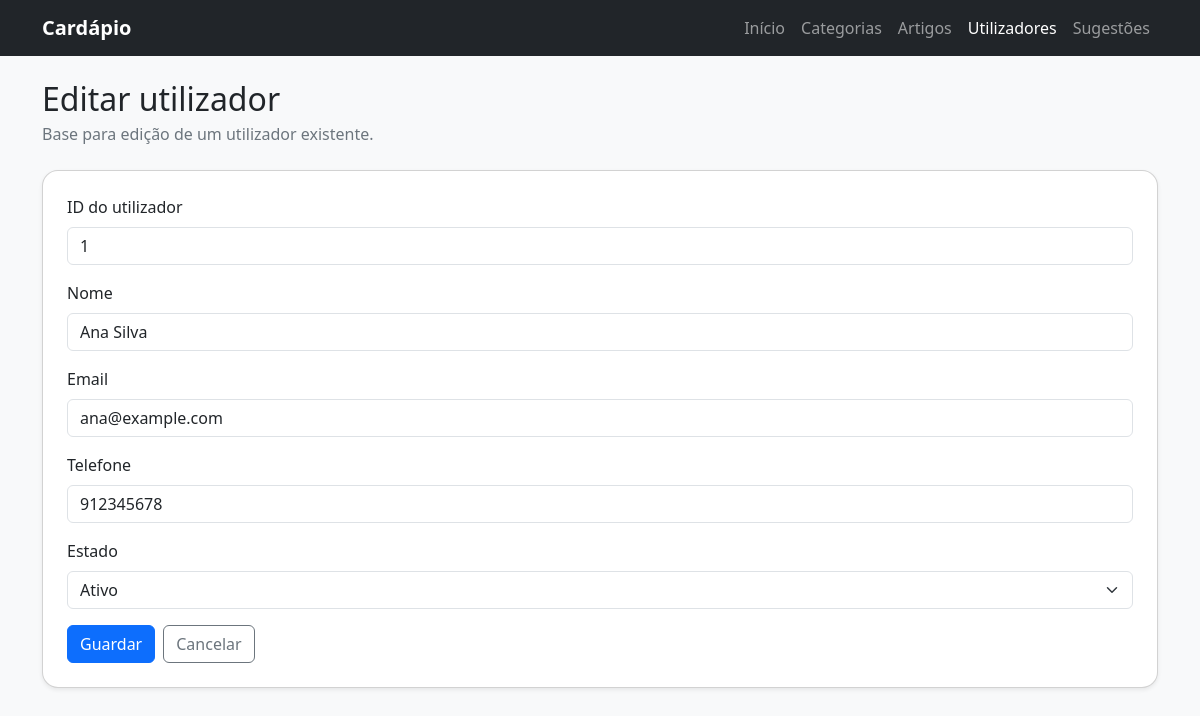
/utilizadoresEditar.php?id=1, run on the app's committed database.
### tables this page shows
CREATE TABLE tb_utilizador (
    idUtilizador INT NOT NULL AUTO_INCREMENT,
    nomeUtilizador VARCHAR(120) NOT NULL,
    emailUtilizador VARCHAR(150) NOT NULL,
    telefoneUtilizador VARCHAR(20) DEFAULT NULL,
    estadoUtilizador ENUM('Ativo','Inativo') NOT NULL DEFAULT 'Ativo',
    PRIMARY KEY (idUtilizador),
    UNIQUE KEY uk_emailUtilizador (emailUtilizador)
);

### utilizadoresEditar.php (the view, shortened to what this page needs)
<?php
require_once("connectionBD.php");
$id = $_GET['id'];
$sql = "SELECT * FROM tb_utilizador WHERE idUtilizador = $id";
$result = $ligacao->query($sql);
$user = $result->fetch_assoc();
?>
<!DOCTYPE html>
<html lang="pt-PT">
<head>
  <link href="https://cdn.jsdelivr.net/npm/bootstrap@5.3.3/dist/css/bootstrap.min.css" rel="stylesheet">
</head>
<body class="bg-light">
  <nav class="navbar navbar-expand-lg navbar-dark bg-dark">
    <div class="container">
      <a class="navbar-brand fw-bold" href="index.php">Cardápio</a>
      <div class="collapse navbar-collapse show">
        <ul class="navbar-nav ms-auto">
          <li class="nav-item"><a class="nav-link" href="index.php">Início</a></li>
          <li class="nav-item"><a class="nav-link" href="categoriasListar.php">Categorias</a></li>
          <li class="nav-item"><a class="nav-link" href="artigosListar.php">Artigos</a></li>
          <li class="nav-item"><a class="nav-link active" href="utilizadoresListar.php">Utilizadores</a></li>
          <li class="nav-item"><a class="nav-link" href="sugestoesListar.php">Sugestões</a></li>
        </ul>
      </div>
    </div>
  </nav>
  <main class="container py-4">
<section class="mb-4">
  <h1 class="h2 mb-1">Editar utilizador</h1>
  <p class="text-secondary mb-0">Base para edição de um utilizador existente.</p>
</section>
<section class="card shadow-sm rounded-4">
  <div class="card-body p-4">
    <form action="utilizadoresAtualizar.php" method="post">
      <div class="mb-3">
        <label class="form-label">ID do utilizador</label>
        <input type="number" name="idUtilizador" class="form-control" value="<?= $user['idUtilizador'] ?>" readonly>
      </div>
      <div class="mb-3">
        <label class="form-label">Nome</label>
        <input type="text" name="nomeUtilizador" class="form-control" value="<?= $user['nomeUtilizador'] ?>">
      </div>
      <div class="mb-3">
        <label class="form-label">Email</label>
        <input type="email" name="emailUtilizador" class="form-control" value="<?= $user['emailUtilizador'] ?>">
      </div>
      <div class="mb-3">
        <label class="form-label">Telefone</label>
        <input type="text" name="telefoneUtilizador" class="form-control" value="<?= $user['telefoneUtilizador'] ?>">
      </div>
      <div class="mb-3">
        <label class="form-label">Estado</label>
        <select name="estadoUtilizador" class="form-select">
          <option value="Ativo" <?= $user['estadoUtilizador'] == 'Ativo' ? 'selected' : '' ?>>Ativo</option>
        </select>
      </div>
      <div class="d-flex gap-2">
        <button type="submit" class="btn btn-primary">Guardar</button>
        <a href="utilizadoresListar.php" class="btn btn-outline-secondary">Cancelar</a>
      </div>
    </form>
  </div>
</section>
  </main>
</body>
</html>

### data on the page
tb_utilizador: idUtilizador "1", nomeUtilizador "Ana Silva", emailUtilizador "ana@example.com", telefoneUtilizador "912345678", estadoUtilizador "Ativo"
